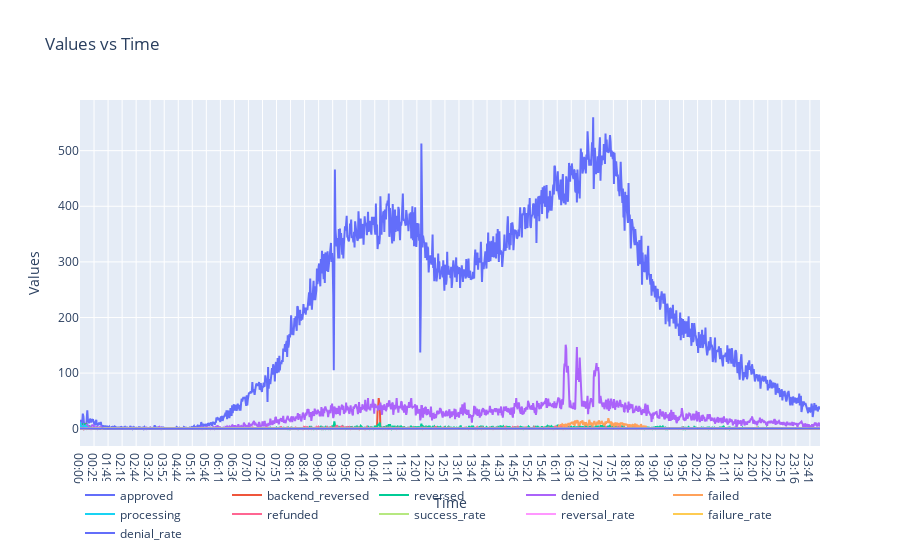

Write notebook code for a chart like this one.
### Code cell
plot_transactions_status(df_4_pivot)

### Figure 1 — Plotly figure (JSON) as saved in the notebook; plotly's stock layout.template omitted (floating-point values rounded to 4 significant figures; data arrays with more than 128 entries replaced by an {"elided": "..."} marker saying what was removed)
{"data": [{"mode": "lines", "name": "approved", "type": "scatter", "x": {"elided": "1319 str values"}, "y": {"elided": "1319 int values"}}, {"mode": "lines", "name": "backend_reversed", "type": "scatter", "x": {"elided": "1319 str values"}, "y": {"elided": "1319 int values"}}, {"mode": "lines", "name": "reversed", "type": "scatter", "x": {"elided": "1319 str values"}, "y": {"elided": "1319 int values"}}, {"mode": "lines", "name": "denied", "type": "scatter", "x": {"elided": "1319 str values"}, "y": {"elided": "1319 int values"}}, {"mode": "lines", "name": "failed", "type": "scatter", "x": {"elided": "1319 str values"}, "y": {"elided": "1319 int values"}}, {"mode": "lines", "name": "processing", "type": "scatter", "x": {"elided": "1319 str values"}, "y": {"elided": "1319 int values"}}, {"mode": "lines", "name": "refunded", "type": "scatter", "x": {"elided": "1319 str values"}, "y": {"elided": "1319 int values"}}, {"mode": "lines", "name": "success_rate", "type": "scatter", "x": {"elided": "1319 str values"}, "y": {"elided": "1319 float values"}}, {"mode": "lines", "name": "reversal_rate", "type": "scatter", "x": {"elided": "1319 str values"}, "y": {"elided": "1319 float values"}}, {"mode": "lines", "name": "failure_rate", "type": "scatter", "x": {"elided": "1319 str values"}, "y": {"elided": "1319 float values"}}, {"mode": "lines", "name": "denial_rate", "type": "scatter", "x": {"elided": "1319 str values"}, "y": {"elided": "1319 float values"}}], "layout": {"legend": {"orientation": "h"}, "title": {"text": "Values vs Time"}, "xaxis": {"title": {"text": "Time"}}, "yaxis": {"title": {"text": "Values"}}}}
